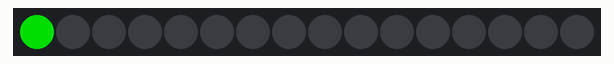
This sketch was run on a simulated Arduino Uno, built with avr-gcc and run on an emulated ATmega328P. On the bench: 16 RGB LEDs in strip order, left to right. Dim RGB values are drawn brighter than linear.

Above: at 0.1 s.
At 1.1 s:
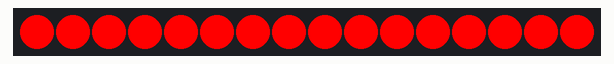

Measured:
- what the display in image 1 shows lasts 1.0 s, from 1.0 s to 2.0 s

The sketch:

140-neopixel.ino
```cpp
// NeoPixel Ring
#include <Adafruit_NeoPixel.h>

#ifdef __AVR__
  #include <avr/power.h>
#endif

//pin a cui sono connessi
#define PIN 6
//numero pixel
#define PIX      16

Adafruit_NeoPixel pixels = Adafruit_NeoPixel(PIX, PIN, NEO_GRB + NEO_KHZ800);

void setup() {
  pixels.begin();

  pixels.setPixelColor(0, pixels.Color(0,150,0));
  pixels.show();
  delay(1000);

  //spengo tutto
}

void loop() {
  //BLINK
  for (int i = 0; i < PIX; i++) {
    pixels.setPixelColor(i, pixels.Color(255,0,0));
    pixels.show();
  }
  delay(1000);
  for (int i = 0; i < PIX; i++) {
    pixels.setPixelColor(i, pixels.Color(0,0,0));
    pixels.show();
  }
  delay(1000);
}
```
